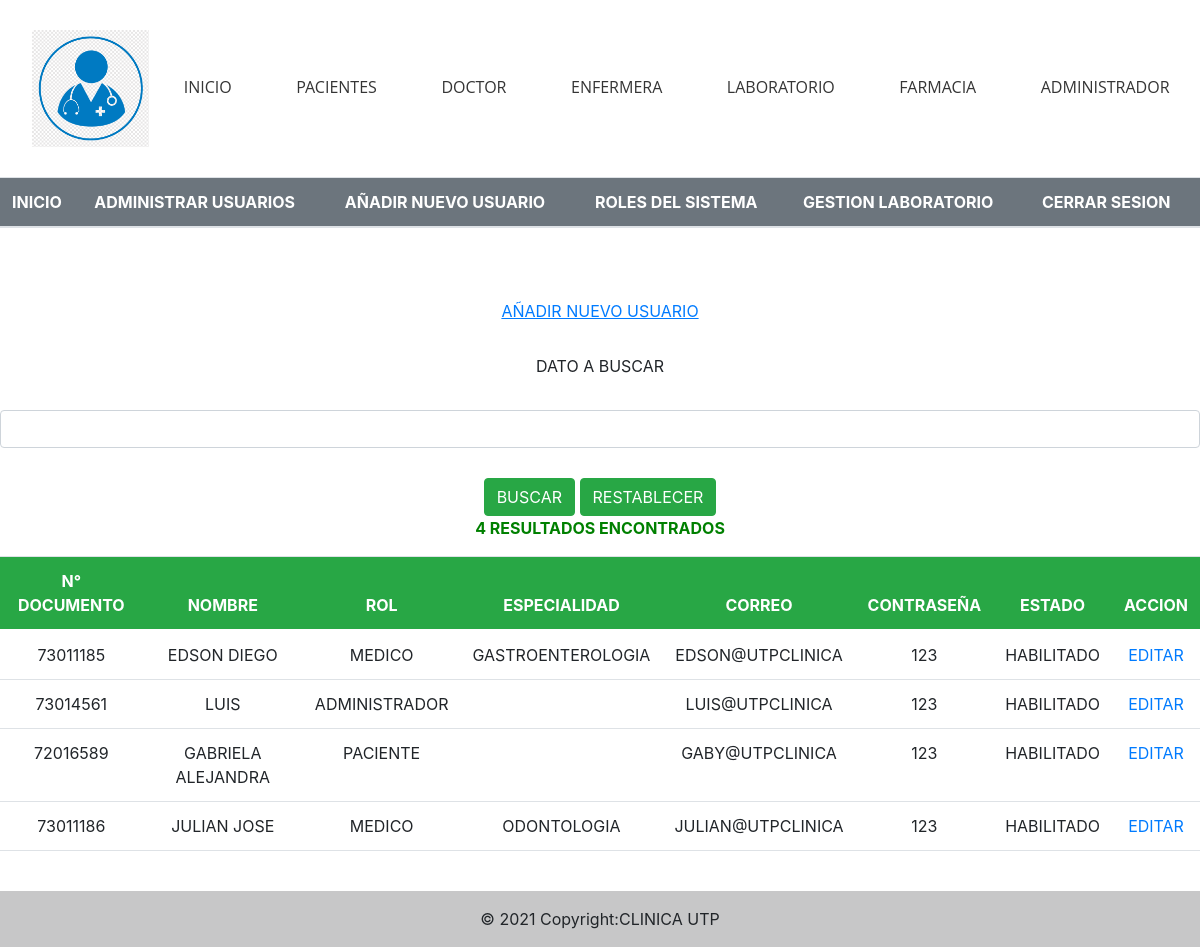
The page /Vista/listadoctor2.php on the database its author committed.
### tables this page shows
CREATE TABLE `usuario` (
  `idUsuario` int(11) NOT NULL,
  `Correo` varchar(45) NOT NULL,
  `Contraseña` varchar(45) NOT NULL,
  `Estado` varchar(13) NOT NULL,
  `idPersona` int(11) NOT NULL,
  `idRol` int(11) NOT NULL,
  `idEspecialidad` int(11) DEFAULT NULL
);

CREATE TABLE `persona` (
  `idPersona` int(11) NOT NULL,
  `Nombre` varchar(45) NOT NULL,
  `Apellido_Paterno` varchar(45) NOT NULL,
  `Apellido_Materno` varchar(45) NOT NULL,
  `Fecha_Nacimiento` date NOT NULL,
  `Celular` int(11) NOT NULL,
  `Documento_Identidad` varchar(45) NOT NULL,
  `Numero_Documento` int(11) NOT NULL,
  `Correo_Electronico` varchar(45) NOT NULL,
  `Grupo_Sanguineo` varchar(45) NOT NULL,
  `Direccion` varchar(45) NOT NULL,
  `Distrito` varchar(45) NOT NULL,
  `Provincia` varchar(45) NOT NULL,
  `Departamento` varchar(45) NOT NULL,
  `Pais` varchar(45) NOT NULL
);

CREATE TABLE `rol` (
  `idRol` int(11) NOT NULL,
  `Tipo` varchar(45) NOT NULL
);

CREATE TABLE `especialidad` (
  `idEspecialidad` int(11) NOT NULL,
  `Nombre_Especialidad` varchar(45) NOT NULL
);

### Modelo/Conexion/Conexion.php (called while the page is built, shortened)
<?php
$conexion = new mysqli(DB_HOST,DB_USER,DB_PASSWORD,DB_DATABASE);
    function listarDoctorA(){
        global $conexion;
        $sql = "SELECT persona.idPersona,rol.Tipo,persona.Numero_Documento,persona.Nombre,especialidad.Nombre_Especialidad,usuario.Correo,usuario.Contraseña,usuario.Estado
        from persona inner join usuario
        on persona.idPersona=usuario.idPersona
        inner join rol
        on usuario.idRol=rol.idRol
        left join especialidad
        on usuario.idEspecialidad=especialidad.idEspecialidad
        ";
        $resultado =mysqli_query($conexion,$sql);
        return $resultado;
    }
?>

### Controlador/Administrador/listarDoctor.php (called while the page is built)
<?php
require_once('../Modelo/Conexion/Conexion.php');
function listarDoctor()
{
	if(isset($_REQUEST['BUSCAR'])){
		$valor = $_REQUEST['buscar'];
		return listarDoctorAdmin($valor);
	}
	else{
		return listarDoctorA();
	}
}
?>

### Vista/listadoctor2.php (the view, shortened to what this page needs)
<?php
require_once('../Controlador/Administrador/listarDoctor.php');
$id = $_GET["id"];
$sql = listarDoctor();
$numeroSql = mysqli_num_rows($sql);
?>
<!DOCTYPE html PUBLIC  "-//W3C//DTD XHTML 1.0 Transitional //EN" "http://www.w3.org/TR/xhtmll/DTD/xhtmll-transitional,dtd
    <html xmlns="https://www.w3.org/1999/xhtml">
<head>
    <link rel="stylesheet" href="https://use.fontawesome.com/releases/v5.6.3/css/all.css" >
    <link href="css/css.css" rel="stylesheet" type="text/css"/>
    <link rel="stylesheet" href="bootstrap4/css/bootstrap.min.css">
    <link href="bootstrap4/css/bootstrap.min.css" rel="stylesheet" >
    <link href="bootstrap5/css/bootstrap.min.css" rel="stylesheet" >
</head>
<body>
    <?php
        require_once('headerAdministrador.php');
    ?>
    <br><br>
    <div align="center">
        <a href="añadirdoctor.php?id"><button type="submit" class="btn btn-link">AÑADIR NUEVO USUARIO</button></a>
    </div>
        <br>
        <form id="form2" name="form2" method="POST" action="listadoctor2.php?id=<?php echo $id;?>">
                <div>
                        <div>
                                <center><label  class="form-label">DATO A BUSCAR</label><br><br>
                                <input type="text" id="buscar" name="buscar" class="form-control" value=""></center>
                        </div>
                        <div>
                                <center>
                                <input type="submit" class="btn btn-success" value="BUSCAR" name="BUSCAR" style="margin-top: 30px;">
                                <input type="submit" class="btn btn-success" value="RESTABLECER" style="margin-top: 30px;"></center>
                        </div>
                </div>
                <center><p style="font-weight: bold; color:green;"><i class="mdi mdi-file-document"></i> <?php echo $numeroSql; ?> RESULTADOS ENCONTRADOS</p></center>
        </form>
<div class="table-responsive">
        <table class="table">
                <thead class="text-center">
                        <tr class="bg-success">
                                <th class="text-white"> N° DOCUMENTO </th>
                                <th class="text-white"> NOMBRE </th>
                                <th class="text-white"> ROL </th>
                                <th class="text-white"> ESPECIALIDAD </th>
                                <th class="text-white"> CORREO </th>
                                <th class="text-white"> CONTRASEÑA </th>
                                <th class="text-white"> ESTADO </th>
                                <th class="text-white"> ACCION </th>
                        </tr>
                </thead>
                <tbody>
                        <?php while ($rowSql = mysqli_fetch_assoc($sql)){ ?>
                        <tr style="text-transform:uppercase"  onkeyup="this.value=this.value.toUpperCase()">
                                <td style="text-align: center;"><?php echo $rowSql["Numero_Documento"] ?></td>
                                <td style="text-align: center;"><?php echo $rowSql["Nombre"]; ?></td>
                                <td style="text-align: center;"><?php echo $rowSql["Tipo"]; ?></td>
                                <td style="text-align: center;"><?php echo $rowSql["Nombre_Especialidad"]; ?></td>
                                <td style=" text-align: center;"><?php echo $rowSql["Correo"]; ?></td>
                                <td style=" text-align: center;"><?php echo $rowSql["Contraseña"]; ?></td>
                                <td style=" text-align: center;"><?php echo $rowSql["Estado"]; ?></td>
                                <td style=" text-align: center;"><a href="editardoctor.php?idDoctor=<?php echo $rowSql['idPersona']?>&idAdmin=<?php echo $id?>">EDITAR</a></td>
                        </tr>
                        <?php } mysqli_free_result($sql);?>
                </tbody>
        </table>
</div>
</body>
<?php
    require_once('footer.php');
    ?>

### Vista/Cabecera.php (shortened to what this page needs)
<!DOCTYPE html>
<head>
    <link rel="stylesheet" href="https://use.fontawesome.com/releases/v5.6.3/css/all.css" >
    <link href="Vista/css.css" rel="stylesheet" type="text/css"/>
	<link rel="stylesheet" href="css/estilos.css">
	<link rel="stylesheet" href="css/font-awesome.css">
</head>
<body>
    <header>
		<nav class="navegacion" align=center>
            <ul class="menu">
                <img src="img/logo.png"  height="10%" width="10%">
                <li><a href="index.php">INICIO</a></li>
                <li><a href="paciente.php">PACIENTES</a></li>
                <li><a href="doctor.php">DOCTOR</a></li>
                <li><a href="Enfermera.php">ENFERMERA</a></li>
                <li><a href="labo.php">LABORATORIO</a></li>
                <li><a href="farmacia.php">FARMACIA</a></li>
				<li><a href="administrador.php">ADMINISTRADOR</a></li>
				</ul>
		</nav>
	</header>
</body>

### Vista/headerAdministrador.php (shortened to what this page needs)
<?php require_once('Cabecera.php'); ?>
<!DOCTYPE html PUBLIC  "-//W3C//DTD XHTML 1.0 Transitional //EN" "http://www.w3.org/TR/xhtmll/DTD/xhtmll-transitional,dtd
    <html xmlns="https://www.w3.org/1999/xhtml">
<head>
    <link rel="stylesheet" href="https://use.fontawesome.com/releases/v5.6.3/css/all.css" >
    <link href="css/css.css" rel="stylesheet" type="text/css"/>
    <link rel="stylesheet" href="bootstrap4/css/bootstrap.min.css">
</head>
<body>
<table class="table">
  <thead class="bg-secondary text-white">
    <tr>
      <th scope="col"><a href="gestionadmin.php?id=<?php echo $id;?>"class="text-white">INICIO</a></th>
      <th scope="col"><a href="listadoctor2.php?id=<?php echo $id;?>"class="text-white">ADMINISTRAR USUARIOS</a></th>
      <th scope="col"><a href="añadirdoctor.php?id=<?php echo $id;?>"class="text-white">AÑADIR NUEVO USUARIO</a></th>
      <th scope="col"><a href="roles.php?id=<?php echo $id;?>"class="text-white">ROLES DEL SISTEMA</a></th>
      <th scope="col"><a href="adminlabor.php?id=<?php echo $id;?>"class="text-white">GESTION LABORATORIO</a></th>
      <th scope="col"><a href="administrador.php"class="text-white">CERRAR SESION</a></th>
    </tr>
  </thead>
</table>
</body>
</html>

### Vista/footer.php
<footer class="bg-light text-center text-lg-start">
  <div class="text-center p-3" style="background-color: rgba(0, 0, 0, 0.2);">
    © 2021 Copyright:CLINICA UTP
  </div>
</footer>

### Vista/css/css.css (style rules this page uses)
* { margin: 0; padding: 0; -webkit-box-sizing: border-box; -moz-box-sizing: border-box; box-sizing: border-box; }
header { width: 100%; }
.navegacion { width: 100%; margin: 30px auto; background: #fff; }
.navegacion ul { list-style: none; }
.menu > li { position: relative; display: inline-block; }
.menu > li > a { display: block; padding: 15px 30px; color: #353535; font-family: 'Open sans'; text-decoration: none; }

### Vista/css/estilos.css (style rules this page uses)
* { margin: 0; padding: 0; -webkit-box-sizing: border-box; -moz-box-sizing: border-box; box-sizing: border-box; }
ul,ol { list-style: none; }
body { font-family: Open sans; }
.slider li, ul { width: 100%; }

### rows shown on the page
usuario: idPersona.Numero_Documento "73011185", idPersona.Nombre "EDSON DIEGO", idRol.Tipo "MEDICO", idEspecialidad.Nombre_Especialidad "GASTROENTEROLOGIA", Correo "EDSON@UTPCLINICA", Contraseña "123", Estado "HABILITADO"
usuario: idPersona.Numero_Documento "73014561", idPersona.Nombre "LUIS", idRol.Tipo "ADMINISTRADOR", Correo "LUIS@UTPCLINICA", Contraseña "123", Estado "HABILITADO"
usuario: idPersona.Numero_Documento "72016589", idPersona.Nombre "GABRIELA ALEJANDRA", idRol.Tipo "PACIENTE", Correo "GABY@UTPCLINICA", Contraseña "123", Estado "HABILITADO"
usuario: idPersona.Numero_Documento "73011186", idPersona.Nombre "JULIAN JOSE", idRol.Tipo "MEDICO", idEspecialidad.Nombre_Especialidad "ODONTOLOGIA", Correo "JULIAN@UTPCLINICA", Contraseña "123", Estado "HABILITADO"

### other values the page prints
$numeroSql "4"
